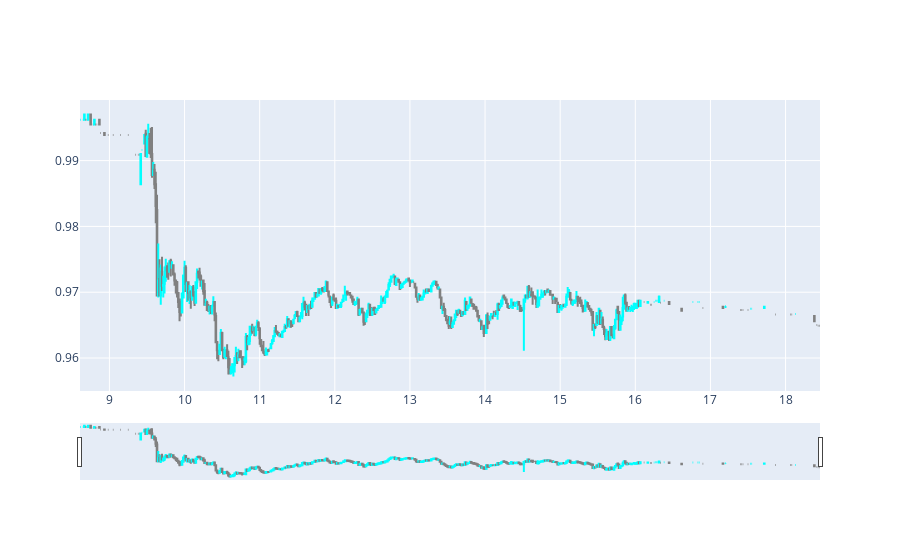

Source (notebook cell):
### Markdown cell above
Q1 c)

### Code cell
import plotly.graph_objects as go
from datetime import datetime

figure=go.Figure(go.Candlestick(close=stock3_closing['Close'][int(0.05*n3):int(0.95*n3)],open=stock3_closing['Open'][int(0.05*n3):int(0.95*n3)],high=stock3_closing['High'][int(0.05*n3):int(0.95*n3)],low=stock3_closing['Low'][int(0.05*n3):int(0.95*n3)],x=pandas.DatetimeIndex(data=stock3_closing['Time'][int(0.05*n3):int(0.95*n3)]).hour+pandas.DatetimeIndex(data=stock3_closing['Time'][int(0.05*n3):int(0.95*n3)]).minute/60, increasing_line_color= 'cyan', decreasing_line_color= 'gray'))
figure.show()

#https://plotly.com/python/candlestick-charts/

# Importing the necessary modules for creating a candlestick chart.
# Creating a candlestick chart using the 'stock3_closing' data within a specified time range.
# Customizing candlestick colors for increasing and decreasing trends.
# Displaying the candlestick chart using Plotly.

### Figure 1 — Plotly figure (JSON) as saved in the notebook; plotly's stock layout.template omitted (floating-point values rounded to 4 significant figures; data arrays with more than 128 entries replaced by an {"elided": "..."} marker saying what was removed)
{"data": [{"close": {"elided": "454 float values"}, "decreasing": {"line": {"color": "gray"}}, "high": {"elided": "454 float values"}, "increasing": {"line": {"color": "cyan"}}, "low": {"elided": "454 float values"}, "open": {"elided": "454 float values"}, "type": "candlestick", "x": {"elided": "454 float values"}}], "layout": {}}
